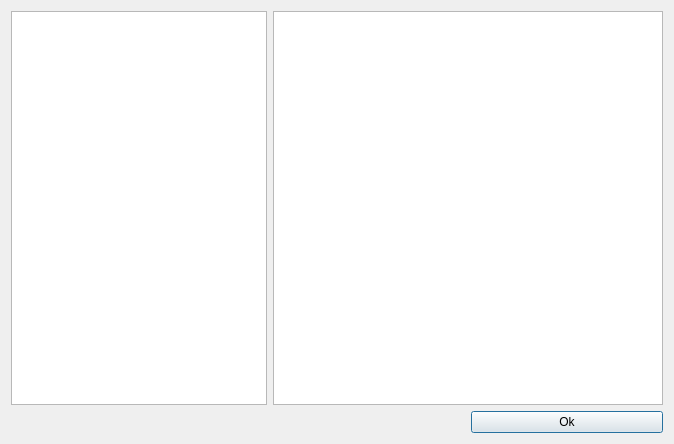
<ui version="4.0" >
 <class>LogViewer</class>
 <widget class="QDialog" name="LogViewer" >
  <property name="geometry" >
   <rect>
    <x>0</x>
    <y>0</y>
    <width>674</width>
    <height>444</height>
   </rect>
  </property>
  <property name="windowTitle" >
   <string>Log Viewer</string>
  </property>
  <property name="modal" >
   <bool>true</bool>
  </property>
  <layout class="QGridLayout" >
   <item row="0" column="0" >
    <widget class="QListWidget" name="list" >
     <property name="sizePolicy" >
      <sizepolicy vsizetype="Expanding" hsizetype="Maximum" >
       <horstretch>0</horstretch>
       <verstretch>0</verstretch>
      </sizepolicy>
     </property>
    </widget>
   </item>
   <item row="0" column="1" colspan="2" >
    <widget class="QTextBrowser" name="text" />
   </item>
   <item row="1" column="0" colspan="2" >
    <spacer>
     <property name="orientation" >
      <enum>Qt::Horizontal</enum>
     </property>
     <property name="sizeType" >
      <enum>QSizePolicy::Expanding</enum>
     </property>
     <property name="sizeHint" >
      <size>
       <width>40</width>
       <height>20</height>
      </size>
     </property>
    </spacer>
   </item>
   <item row="1" column="2" >
    <widget class="QPushButton" name="pushButton49" >
     <property name="text" >
      <string>Ok</string>
     </property>
    </widget>
   </item>
  </layout>
 </widget>
 <layoutdefault spacing="6" margin="11" />
 <pixmapfunction>qPixmapFromMimeSource</pixmapfunction>
 <tabstops>
  <tabstop>pushButton49</tabstop>
 </tabstops>
 <resources/>
 <connections>
  <connection>
   <sender>pushButton49</sender>
   <signal>clicked()</signal>
   <receiver>LogViewer</receiver>
   <slot>accept()</slot>
   <hints>
    <hint type="sourcelabel" >
     <x>20</x>
     <y>20</y>
    </hint>
    <hint type="destinationlabel" >
     <x>20</x>
     <y>20</y>
    </hint>
   </hints>
  </connection>
 </connections>
</ui>
